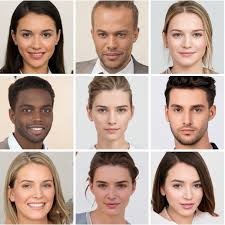
#> input picture start to book/images/face.jpg, 225 x 225 px, found by its file name
$ python cascade_face.py
#> lines starting #> are read from the running program, lines starting #| are printed output that depends on the picture; after the words box and inside, x2 and y2 are one past the last pixel; in counts of white or black regions, pixels touching at a corner belong together
import cv2

def detectFace():
    src = cv2.imread("images/face.jpg")
#> src is the input picture: shape (225, 225, 3); mean B, G, R 150.3, 161.6, 184.8

    if src is None:
        print("src None")
        return

    classifier = cv2.CascadeClassifier("xml/haarcascade_frontalface_default.xml")

    if classifier.empty():
        print("classifier is None")
        return


    faces = classifier.detectMultiScale(src)
#> faces = [[13, 91, 48, 48], [83, 88, 57, 57], [160, 165, 51, 51], [10, 165, 52, 52], [9, 13, 53, 53], [83, 12, 58, 58], [160, 14, 54, 54], [158, 87, 58, 58], [85, 164, 54, 54]]

    for (x, y, w, h) in faces:
        st1 = (x, y)
        st2 = (x+w, y+h)
        cv2.rectangle(src, st1, st2, (255, 0, 255), 2)
#> this loop made 9 passes
#> (x, y, w, h, st2) on passes 1 to 9: (13, 91, 48, 48, (61, 139)), (83, 88, 57, 57, (140, 145)), (160, 165, 51, 51, (211, 216)), (10, 165, 52, 52, (62, 217)), (9, 13, 53, 53, (62, 66)), (83, 12, 58, 58, (141, 70)), (160, 14, 54, 54, (214, 68)), (158, 87, 58, 58, (216, 145)), (85, 164, 54, 54, (139, 218))
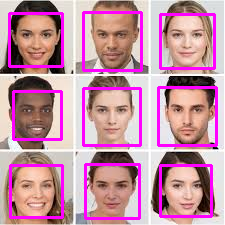
#> src: shape (225, 225, 3); 11.43% of pixels changed, all inside (x1, y1, x2, y2) = (8, 11, 218, 220)

    cv2.imshow("src", src)
    cv2.waitKey(0)
    cv2.destroyAllWindows()

detectFace()
